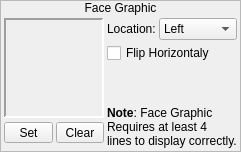
             <widget class="QFrame" name="frame_6">
              <property name="frameShape">
               <enum>QFrame::StyledPanel</enum>
              </property>
              <property name="frameShadow">
               <enum>QFrame::Raised</enum>
              </property>
              <layout class="QVBoxLayout" name="verticalLayout_16">
               <property name="spacing">
                <number>0</number>
               </property>
               <property name="margin">
                <number>0</number>
               </property>
               <item>
                <widget class="QLabel" name="label_14">
                 <property name="sizePolicy">
                  <sizepolicy hsizetype="Preferred" vsizetype="Fixed">
                   <horstretch>0</horstretch>
                   <verstretch>0</verstretch>
                  </sizepolicy>
                 </property>
                 <property name="text">
                  <string>Face Graphic</string>
                 </property>
                 <property name="alignment">
                  <set>Qt::AlignCenter</set>
                 </property>
                </widget>
               </item>
               <item>
                <widget class="QWidget" name="widget_23" native="true">
                 <layout class="QHBoxLayout" name="horizontalLayout_20">
                  <property name="spacing">
                   <number>3</number>
                  </property>
                  <property name="margin">
                   <number>3</number>
                  </property>
                  <item>
                   <widget class="QWidget" name="widget_24" native="true">
                    <property name="sizePolicy">
                     <sizepolicy hsizetype="Fixed" vsizetype="Preferred">
                      <horstretch>0</horstretch>
                      <verstretch>0</verstretch>
                     </sizepolicy>
                    </property>
                    <layout class="QVBoxLayout" name="verticalLayout_20">
                     <property name="spacing">
                      <number>0</number>
                     </property>
                     <property name="margin">
                      <number>0</number>
                     </property>
                     <item>
                      <widget class="QLabel" name="lblFaceGraphic">
                       <property name="minimumSize">
                        <size>
                         <width>100</width>
                         <height>100</height>
                        </size>
                       </property>
                       <property name="maximumSize">
                        <size>
                         <width>100</width>
                         <height>100</height>
                        </size>
                       </property>
                       <property name="frameShape">
                        <enum>QFrame::Panel</enum>
                       </property>
                       <property name="frameShadow">
                        <enum>QFrame::Sunken</enum>
                       </property>
                       <property name="lineWidth">
                        <number>2</number>
                       </property>
                       <property name="text">
                        <string/>
                       </property>
                      </widget>
                     </item>
                     <item>
                      <widget class="QWidget" name="widget_29" native="true">
                       <layout class="QHBoxLayout" name="horizontalLayout_16">
                        <property name="spacing">
                         <number>3</number>
                        </property>
                        <property name="margin">
                         <number>0</number>
                        </property>
                        <item>
                         <widget class="QToolButton" name="bSetFaceGraphic">
                          <property name="sizePolicy">
                           <sizepolicy hsizetype="Preferred" vsizetype="Fixed">
                            <horstretch>0</horstretch>
                            <verstretch>0</verstretch>
                           </sizepolicy>
                          </property>
                          <property name="text">
                           <string>Set</string>
                          </property>
                         </widget>
                        </item>
                        <item>
                         <widget class="QToolButton" name="bClearFaceGraphic">
                          <property name="sizePolicy">
                           <sizepolicy hsizetype="Preferred" vsizetype="Fixed">
                            <horstretch>0</horstretch>
                            <verstretch>0</verstretch>
                           </sizepolicy>
                          </property>
                          <property name="text">
                           <string>Clear</string>
                          </property>
                         </widget>
                        </item>
                       </layout>
                      </widget>
                     </item>
                    </layout>
                   </widget>
                  </item>
                  <item>
                   <widget class="QWidget" name="widget_30" native="true">
                    <layout class="QVBoxLayout" name="verticalLayout_21">
                     <property name="spacing">
                      <number>3</number>
                     </property>
                     <property name="margin">
                      <number>0</number>
                     </property>
                     <item>
                      <widget class="QWidget" name="widget_28" native="true">
                       <layout class="QHBoxLayout" name="horizontalLayout_19">
                        <property name="spacing">
                         <number>3</number>
                        </property>
                        <property name="margin">
                         <number>0</number>
                        </property>
                        <item>
                         <widget class="QLabel" name="label_17">
                          <property name="sizePolicy">
                           <sizepolicy hsizetype="Fixed" vsizetype="Preferred">
                            <horstretch>0</horstretch>
                            <verstretch>0</verstretch>
                           </sizepolicy>
                          </property>
                          <property name="text">
                           <string>Location:</string>
                          </property>
                         </widget>
                        </item>
                        <item>
                         <widget class="QComboBox" name="cboxFaceLocation">
                          <item>
                           <property name="text">
                            <string>Left</string>
                           </property>
                          </item>
                          <item>
                           <property name="text">
                            <string>Right</string>
                           </property>
                          </item>
                         </widget>
                        </item>
                       </layout>
                      </widget>
                     </item>
                     <item>
                      <widget class="QCheckBox" name="cbFlipFaceHorizontaly">
                       <property name="text">
                        <string>Flip Horizontaly</string>
                       </property>
                      </widget>
                     </item>
                     <item>
                      <spacer name="verticalSpacer">
                       <property name="orientation">
                        <enum>Qt::Vertical</enum>
                       </property>
                       <property name="sizeHint" stdset="0">
                        <size>
                         <width>20</width>
                         <height>40</height>
                        </size>
                       </property>
                      </spacer>
                     </item>
                     <item>
                      <widget class="QLabel" name="label_13">
                       <property name="text">
                        <string>&lt;strong&gt;Note&lt;/strong&gt;: Face Graphic&lt;br/&gt;
Requires at least 4&lt;br/&gt;
lines to display correctly.</string>
                       </property>
                       <property name="textFormat">
                        <enum>Qt::AutoText</enum>
                       </property>
                      </widget>
                     </item>
                    </layout>
                   </widget>
                  </item>
                 </layout>
                </widget>
               </item>
              </layout>
             </widget>
